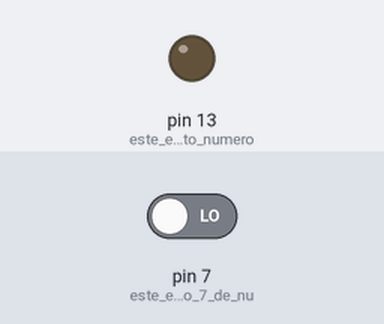
Simulated run of this sketch. Board: Arduino Uno, built with avr-gcc and run on an emulated ATmega328P. Parts: output pins drawn as LEDs (lit = HIGH). Inputs (shaded band) come from the test bench; at power-on: pin 7 (este_es_el_puerto_7_de_nu) LOW.

Above: at 1.2 s.
1.3 s: pin 7 (este_es_el_puerto_7_de_nu) driven HIGH
At 2.6 s:
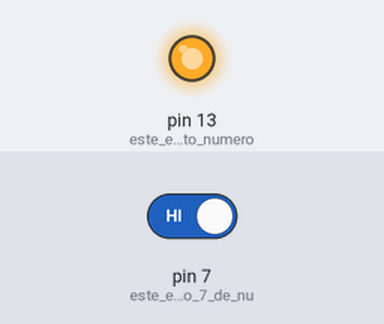
Timing chart, 0 to 4.3 s (numbered marks = the images above; inputs shaded):
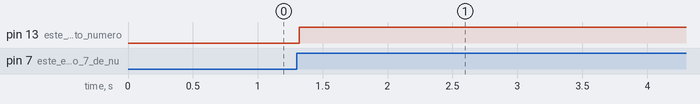

Measured:
- after the input at 1.3 s, pin 13 (este_es_el_puerto_numero): LOW → HIGH at once

The sketch:

kaTech_2_Prender_y_apagar_un_led_con_un__copy_20231111183405.ino
```cpp
//ClikaTech Programa 2- Prender y apagar un LED con un boton pulsador

int val=0;  // almacenara la lectura del pulsador on o off
int valAnterior=0; //almacenara una lectura justamente anterior
int estado=0; //este nos dara el encender o apagar el LED.

void setup() {
  pinMode(13,OUTPUT); //este es el puerto numero 13 de nuestra arduino
  pinMode(7,INPUT); // este es el puerto 7 de nuestra arduino donde esta el boton pero debe de estar en input

}

void loop() {

  val=digitalRead(7);
  if(val==HIGH && valAnterior==LOW) { //detecta el cambio del estado del pulsador
//de estar pulsado a no estarlo
    estado = 1 - estado;//si se ha pulsado, que cambie el esatdo del LED
    delay(20);//eliminamos los defectos de bouncing
  }
  valAnterior=val; //el valor del pulsador pasa a ser valor un valor pasado
  if(estado==1) digitalWrite(13,HIGH);
//el LED encendera cuando el estado sea 1
  else {
      digitalWrite(13,LOW);
  }

}
```
